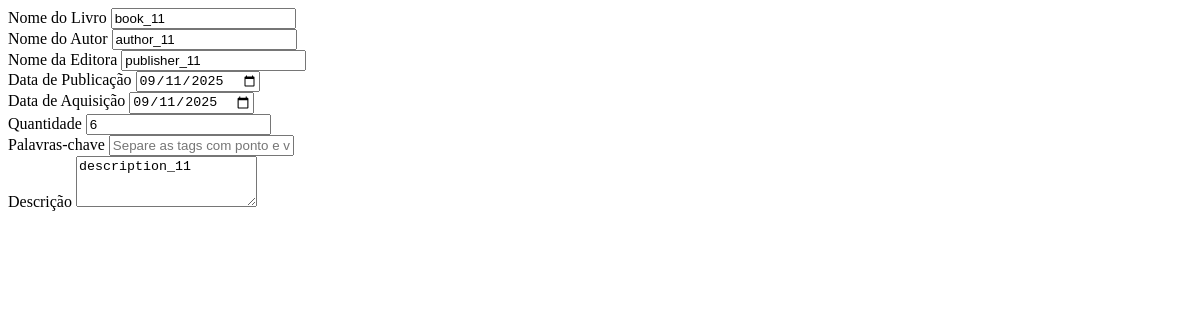
The page /livros/form/1 (signed in) on the database as committed earlier.
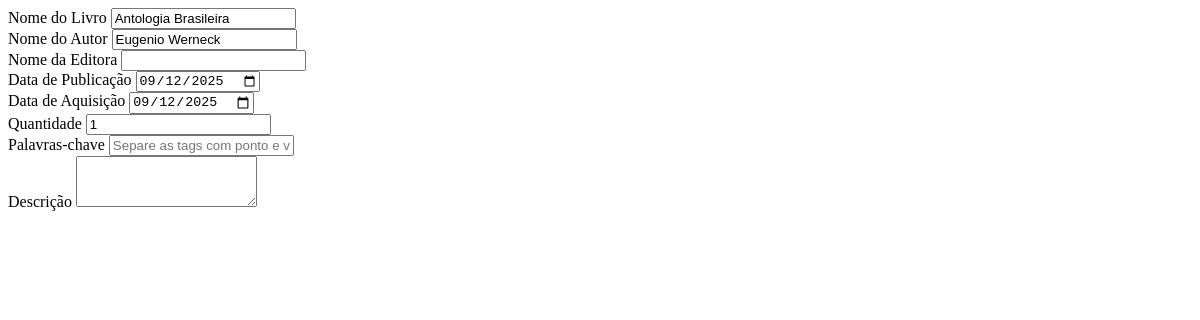
The same page on the database as committed later.
### app/models.py (models this page shows, shortened)
class Book(db.Model):
    __tablename__ = 'books'
    bookId = db.Column(db.Integer, primary_key=True, autoincrement=True)
    bookName = db.Column(db.String, nullable=False)
    amount = db.Column(db.Integer, nullable=False)
    authorName = db.Column(db.String, nullable=True)
    publisherName = db.Column(db.String, nullable=True)
    publishedDate = db.Column(db.Date, nullable=True)
    acquisitionDate = db.Column(db.Date, nullable=True)
    description = db.Column(db.Text, nullable=True)
    creationDate = db.Column(db.Date, nullable=False, default=date.today)
    lastUpdate = db.Column(db.Date, nullable=False, default=date.today)
    createdBy = db.Column(db.Integer, db.ForeignKey('users.userId'), nullable=False)
    updatedBy = db.Column(db.Integer, db.ForeignKey('users.userId'), nullable=False)
    keywords = db.relationship('KeyWord', secondary='KeyWordBooks', backref='books')

### app/routes.py (the view)
@bp.route('/livros/form', defaults={'book_id': None}, methods=['GET'])
@bp.route('/livros/form/<int:book_id>', methods=['GET'])
@login_required
def get_book_form(book_id):
    if book_id:
        book = Book.query.get_or_404(book_id)
        form = BookForm(obj=book)
        form.keyWords.data = '; '.join([kw.word for kw in book.keywords])
    else:
        form = BookForm()
    return render_template('_book_form.html', form=form, book_id=book_id)

### app/forms.py
class BookForm(FlaskForm):
    bookName = StringField('Nome do Livro', validators=[DataRequired()])
    amount = IntegerField('Quantidade', default=1, validators=[
        DataRequired(), NumberRange(min=1)])
    authorName = StringField('Nome do Autor', validators=[Optional()])
    publisherName = StringField('Nome da Editora', validators=[Optional()])
    publishedDate = DateField(
        'Data de Publicação', format='%Y-%m-%d', validators=[Optional()])
    acquisitionDate = DateField('Data de Aquisição',
                                format='%Y-%m-%d', validators=[Optional()])
    description = TextAreaField('Descrição', validators=[Optional()])
    keyWords = StringField('Palavras-chave', validators=[Optional()])
    submit = SubmitField('Cadastrar')

### app/templates/_book_form.html (shortened to what this page needs)
<form id="bookModalForm" action="{{ url_for('main.novo_livro') if not book_id else url_for('main.editar_livro', book_id=book_id) }}" method="POST">
    <div class="mb-3">
        {{ form.bookName.label(class="form-label") }}
        {{ form.bookName(class="form-control") }}
    </div>
    <div class="mb-3">
        {{ form.authorName.label(class="form-label") }}
        {{ form.authorName(class="form-control") }}
    </div>
    <div class="mb-3">
        {{ form.publisherName.label(class="form-label") }}
        {{ form.publisherName(class="form-control") }}
    </div>
    <div class="row">
        <div class="col-md-6 mb-3">
            {{ form.publishedDate.label(class="form-label") }}
            {{ form.publishedDate(class="form-control", type="date") }}
        </div>
        <div class="col-md-6 mb-3">
            {{ form.acquisitionDate.label(class="form-label") }}
            {{ form.acquisitionDate(class="form-control", type="date") }}
        </div>
    </div>
    <div class="mb-3">
        {{ form.amount.label(class="form-label") }}
        {{ form.amount(class="form-control", type="number") }}
    </div>
    <div class="mb-3">
        {{ form.keyWords.label(class="form-label") }}
        {{ form.keyWords(class="form-control", placeholder="Separe as tags com ponto e vírgula (;)") }}
    </div>
    <div class="mb-3">
        {{ form.description.label(class="form-label") }}
        {{ form.description(class="form-control", rows=3) }}
    </div>
</form>

Rows that differ between the two databases and show on the page:
changed Book: bookName "book_11" → "Antologia Brasileira"; authorName "author_11" → "Eugenio Werneck"; publisherName "publisher_11" → (not shown); publishedDate "09/11/2025" → "09/12/2025"; acquisitionDate "09/11/2025" → "09/12/2025"; amount "6" → "1"; description "description_11" → (not shown)
